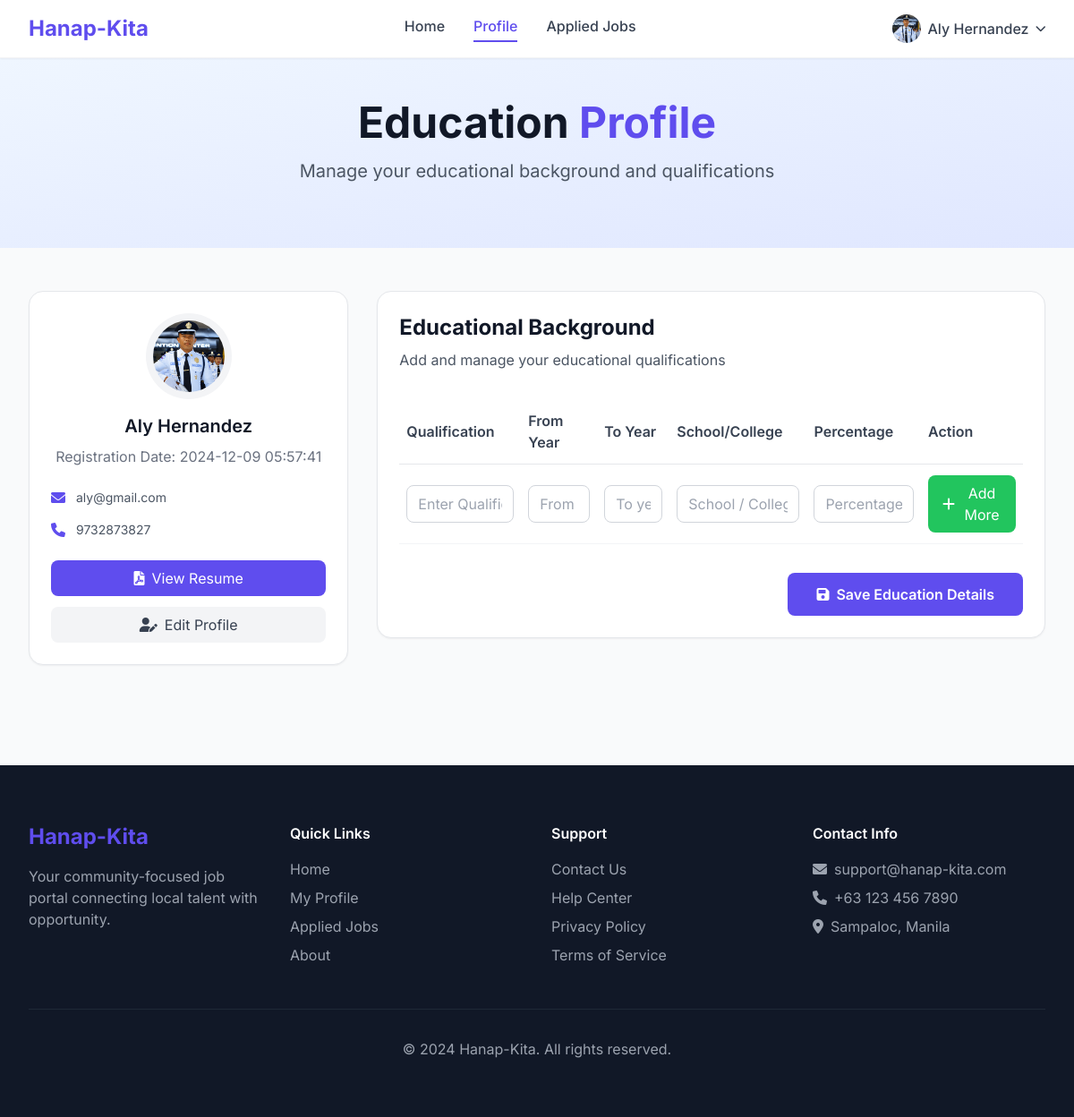
Screenshot of /hanapkita/my-education.php (signed in) with the database file from the repository.
### tables this page shows
CREATE TABLE `tbljobseekers` (
  `id` int(11) NOT NULL,
  `FullName` varchar(150) DEFAULT NULL,
  `EmailId` varchar(150) DEFAULT NULL,
  `ContactNumber` bigint(15) DEFAULT NULL,
  `Password` varchar(150) DEFAULT NULL,
  `Resume` varchar(150) DEFAULT NULL,
  `AboutMe` mediumtext DEFAULT NULL,
  `ProfilePic` varchar(200) DEFAULT NULL,
  `Skills` varchar(200) DEFAULT NULL,
  `RegDate` timestamp NULL DEFAULT current_timestamp(),
  `LastUpdationDate` timestamp NULL DEFAULT NULL ON UPDATE current_timestamp(),
  `IsActive` int(1) DEFAULT NULL
);

### hanapkita/my-education.php (the view, shortened to what this page needs)
<?php
include('includes/config.php');
if(strlen($_SESSION['jsid'])==0)
  {
header('location:logout.php');
}
else{ ?>
<!doctype html>
<html lang="en">
<head>
    <script src="https://cdn.tailwindcss.com"></script>
    <link href="https://cdnjs.cloudflare.com/ajax/libs/font-awesome/6.0.0/css/all.min.css" rel="stylesheet">
</head>
<body class="bg-gray-50 text-gray-900 font-sans">
    <header class="bg-white shadow-sm border-b border-gray-100 sticky top-0 z-50">
        <div class="max-w-7xl mx-auto px-4 sm:px-6 lg:px-8">
            <div class="flex justify-between items-center h-16">
                <div class="flex items-center">
                    <div class="flex-shrink-0">
                        <a href="index.php" class="text-2xl font-bold text-primary">Hanap-Kita</a>
                    </div>
                </div>
                <nav class="hidden md:flex space-x-8">
                    <a href="index.php" class="text-gray-700 hover:text-primary font-medium transition-colors">Home</a>
                    <a href="my-profile.php" class="text-primary font-medium border-b-2 border-primary pb-1">Profile</a>
                    <a href="applied-jobs.php" class="text-gray-700 hover:text-primary font-medium transition-colors">Applied Jobs</a>
                </nav>
                <div class="flex items-center space-x-4">
                    <div class="relative group">
                        <?php
                        $uid= $_SESSION['jsid'];
                        $sql="SELECT * from tbljobseekers where id='$uid'";
                        $query = $dbh -> prepare($sql);
                        $query->execute();
                        $results=$query->fetchAll(PDO::FETCH_OBJ);
                        $cnt=1;
                        if($query->rowCount() > 0) {
                            foreach($results as $row) {
                        ?>
                        <button class="flex items-center space-x-2 text-gray-700 hover:text-primary transition-colors">
                            <?php if($row->ProfilePic==''): ?>
                                <img src="images/account.png" class="w-8 h-8 rounded-full">
                            <?php else: ?>
                                <img src="images/<?php echo $row->ProfilePic;?>" class="w-8 h-8 rounded-full">
                            <?php endif;?>
                            <span class="font-medium"><?php echo htmlentities($_SESSION['jsfname']);?></span>
                            <i class="fas fa-chevron-down text-xs"></i>
                        </button>
                        <?php $cnt=$cnt+1;}} ?>
                    </div>
                </div>
            </div>
        </div>
    </header>
    <section class="bg-gradient-to-br from-blue-50 to-indigo-100 py-12">
        <div class="max-w-7xl mx-auto px-4 sm:px-6 lg:px-8">
            <div class="text-center">
                <h1 class="text-4xl md:text-5xl font-bold text-gray-900 mb-4">
                    Education <span class="text-primary">Profile</span>
                </h1>
                <p class="text-xl text-gray-600 mb-6">
                    Manage your educational background and qualifications
                </p>
            </div>
        </div>
    </section>
    <main class="max-w-7xl mx-auto px-4 sm:px-6 lg:px-8 py-12">
        <div class="grid lg:grid-cols-3 gap-8">
            <div class="lg:col-span-1">
                <div class="bg-white rounded-2xl shadow-sm border border-gray-200 p-6 sticky top-24">
                    <?php
                    $jsid=$_SESSION['jsid'];
                    $sql = "SELECT * from  tbljobseekers  where id=:jid";
                    $query = $dbh -> prepare($sql);
                    $query-> bindParam(':jid', $jsid, PDO::PARAM_STR);
                    $query->execute();
                    $results=$query->fetchAll(PDO::FETCH_OBJ);
                    foreach($results as $result) {
                    ?>
                    <div class="text-center mb-6">
                        <div class="w-24 h-24 mx-auto mb-4 bg-gray-100 rounded-full flex items-center justify-center overflow-hidden">
                            <?php if($result->ProfilePic==''): ?>
                                <img src="images/account.png" class="w-20 h-20 rounded-full">
                            <?php else: ?>
                                <img src="images/<?php echo $result->ProfilePic;?>" class="w-20 h-20 rounded-full object-cover">
                            <?php endif;?>
                        </div>
                        <h3 class="text-xl font-semibold text-gray-900 mb-2">
                            <?php echo htmlentities($_SESSION['jsfname']);?>
                        </h3>
                        <p class="text-gray-500 mb-4">Registration Date: <?php echo htmlentities($result->RegDate);?></p>
                    </div>
                    <div class="space-y-4">
                        <div class="flex items-center space-x-3 text-gray-600">
                            <i class="fas fa-envelope text-primary"></i>
                            <span class="text-sm"><?php echo htmlentities($result->EmailId);?></span>
                        </div>
                        <div class="flex items-center space-x-3 text-gray-600">
                            <i class="fas fa-phone text-primary"></i>
                            <span class="text-sm"><?php echo htmlentities($result->ContactNumber);?></span>
                        </div>
                    </div>
                    <div class="mt-6 space-y-3">
                        <a href="Jobseekersresumes/<?php echo htmlentities($result->Resume);?>" target="_blank"
                           class="w-full bg-primary text-white text-center py-2 px-4 rounded-lg hover:bg-primary-dark transition-colors flex items-center justify-center space-x-2">
                            <i class="fas fa-file-pdf"></i>
                            <span>View Resume</span>
                        </a>
                        <a href="my-profile.php"
                           class="w-full bg-gray-100 text-gray-700 text-center py-2 px-4 rounded-lg hover:bg-gray-200 transition-colors flex items-center justify-center space-x-2">
                            <i class="fas fa-user-edit"></i>
                            <span>Edit Profile</span>
                        </a>
                    </div>
                    <?php } ?>
                </div>
            </div>
            <div class="lg:col-span-2">
                <div class="bg-white rounded-2xl shadow-sm border border-gray-200 p-6">
                    <div class="mb-8">
                        <h2 class="text-2xl font-bold text-gray-900 mb-2">Educational Background</h2>
                        <p class="text-gray-600">Add and manage your educational qualifications</p>
                    </div>
                    <form name="add_name" id="add_name">
                        <div class="overflow-x-auto">
                            <table class="w-full" id="dynamic_field">
                                <thead>
                                    <tr class="border-b border-gray-200">
                                        <th class="text-left py-3 px-2 font-semibold text-gray-700">Qualification</th>
                                        <th class="text-left py-3 px-2 font-semibold text-gray-700">From Year</th>
                                        <th class="text-left py-3 px-2 font-semibold text-gray-700">To Year</th>
                                        <th class="text-left py-3 px-2 font-semibold text-gray-700">School/College</th>
                                        <th class="text-left py-3 px-2 font-semibold text-gray-700">Percentage</th>
                                        <th class="text-left py-3 px-2 font-semibold text-gray-700">Action</th>
                                    </tr>
                                </thead>
                                <tbody>
                                    <tr class="border-b border-gray-100">
                                        <td class="py-3 px-2">
                                            <input type="text" name="name[]" placeholder="Enter Qualification Name"
                                                   class="w-full px-3 py-2 border border-gray-300 rounded-lg focus:ring-2 focus:ring-primary focus:border-primary transition-colors form-control name_list" />
                                        </td>
                                        <td class="py-3 px-2">
                                            <input type="text" name="fromyear[]" placeholder="From year"
                                                   class="w-full px-3 py-2 border border-gray-300 rounded-lg focus:ring-2 focus:ring-primary focus:border-primary transition-colors form-control name_list" />
                                        </td>
                                        <td class="py-3 px-2">
                                            <input type="text" name="toyear[]" placeholder="To year"
                                                   class="w-full px-3 py-2 border border-gray-300 rounded-lg focus:ring-2 focus:ring-primary focus:border-primary transition-colors form-control name_list" />
                                        </td>
                                        <td class="py-3 px-2">
                                            <input type="text" name="toyear[]" placeholder="School / College name"
                                                   class="w-full px-3 py-2 border border-gray-300 rounded-lg focus:ring-2 focus:ring-primary focus:border-primary transition-colors form-control name_list" />
                                        </td>
                                        <td class="py-3 px-2">
                                            <input type="text" name="percentage[]" placeholder="Percentage"
                                                   class="w-full px-3 py-2 border border-gray-300 rounded-lg focus:ring-2 focus:ring-primary focus:border-primary transition-colors form-control name_list" />
                                        </td>
                                        <td class="py-3 px-2">
                                            <button type="button" name="add" id="add"
                                                    class="bg-green-500 text-white px-4 py-2 rounded-lg hover:bg-green-600 transition-colors flex items-center space-x-2">
                                                <i class="fas fa-plus"></i>
                                                <span>Add More</span>
                                            </button>
                                        </td>
                                    </tr>
                                </tbody>
                            </table>
                        </div>
                        <div class="mt-8 flex justify-end">
                            <button type="button" name="submit" id="submit"
                                    class="bg-primary text-white px-8 py-3 rounded-lg hover:bg-primary-dark transition-colors font-semibold flex items-center space-x-2">
                                <i class="fas fa-save"></i>
                                <span>Save Education Details</span>
                            </button>
                        </div>
                    </form>
                </div>
            </div>
        </div>
    </main>
    <footer class="bg-gray-900 text-white py-16 mt-16">
        <div class="max-w-7xl mx-auto px-4 sm:px-6 lg:px-8">
            <div class="grid md:grid-cols-4 gap-8">
                <div class="md:col-span-1">
                    <h3 class="text-2xl font-bold text-primary mb-4">Hanap-Kita</h3>
                    <p class="text-gray-400">Your community-focused job portal connecting local talent with opportunity.</p>
                </div>
                <div>
                    <h4 class="font-semibold mb-4">Quick Links</h4>
                    <ul class="space-y-2">
                        <li><a href="index.php" class="text-gray-400 hover:text-white transition-colors">Home</a></li>
                        <li><a href="my-profile.php" class="text-gray-400 hover:text-white transition-colors">My Profile</a></li>
                        <li><a href="applied-jobs.php" class="text-gray-400 hover:text-white transition-colors">Applied Jobs</a></li>
                        <li><a href="about.php" class="text-gray-400 hover:text-white transition-colors">About</a></li>
                    </ul>
                </div>
                <div>
                    <h4 class="font-semibold mb-4">Support</h4>
                    <ul class="space-y-2">
                        <li><a href="contact.php" class="text-gray-400 hover:text-white transition-colors">Contact Us</a></li>
                        <li><a href="#" class="text-gray-400 hover:text-white transition-colors">Help Center</a></li>
                        <li><a href="#" class="text-gray-400 hover:text-white transition-colors">Privacy Policy</a></li>
                        <li><a href="#" class="text-gray-400 hover:text-white transition-colors">Terms of Service</a></li>
                    </ul>
                </div>
                <div>
                    <h4 class="font-semibold mb-4">Contact Info</h4>
                    <ul class="space-y-2 text-gray-400">
                        <li class="flex items-center space-x-2">
                            <i class="fas fa-envelope"></i>
                            <span>support@hanap-kita.com</span>
                        </li>
                        <li class="flex items-center space-x-2">
                            <i class="fas fa-phone"></i>
                            <span>+63 123 456 7890</span>
                        </li>
                        <li class="flex items-center space-x-2">
                            <i class="fas fa-map-marker-alt"></i>
                            <span>Sampaloc, Manila</span>
                        </li>
                    </ul>
                </div>
            </div>
            <div class="border-t border-gray-800 mt-12 pt-8 text-center">
                <p class="text-gray-400">&copy; 2024 Hanap-Kita. All rights reserved.</p>
            </div>
        </div>
    </footer>
</body>
</html>
<?php } ?>

### rows the page displays
tbljobseekers: ProfilePic (picture), RegDate "2024-12-09 05:57:41", EmailId "aly@gmail.com", ContactNumber "9732873827"
